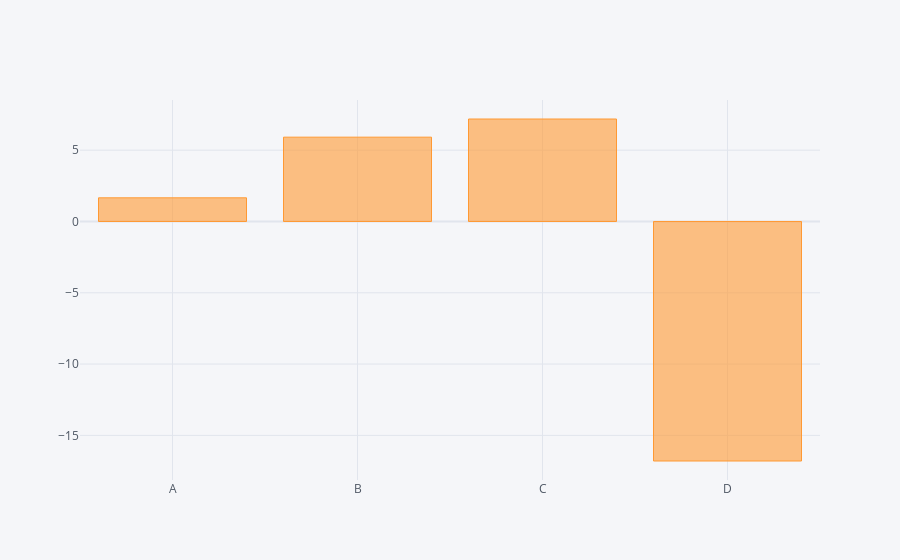

Source (notebook cell):
### Code cell
df.sum().iplot(kind='bar')

### Figure 1 — Plotly figure (JSON) as saved in the notebook; plotly's stock layout.template omitted (floating-point values rounded to 4 significant figures)
{"data": [{"marker": {"color": "rgba(255, 153, 51, 0.6)", "line": {"color": "rgba(255, 153, 51, 1.0)", "width": 1}}, "name": "None", "orientation": "v", "text": "", "type": "bar", "x": ["A", "B", "C", "D"], "y": [1.659, 5.913, 7.187, -16.8]}], "layout": {"legend": {"bgcolor": "#F5F6F9", "font": {"color": "#4D5663"}}, "paper_bgcolor": "#F5F6F9", "plot_bgcolor": "#F5F6F9", "title": {"font": {"color": "#4D5663"}}, "xaxis": {"gridcolor": "#E1E5ED", "showgrid": true, "tickfont": {"color": "#4D5663"}, "title": {"font": {"color": "#4D5663"}, "text": ""}, "zerolinecolor": "#E1E5ED"}, "yaxis": {"gridcolor": "#E1E5ED", "showgrid": true, "tickfont": {"color": "#4D5663"}, "title": {"font": {"color": "#4D5663"}, "text": ""}, "zerolinecolor": "#E1E5ED"}}}
